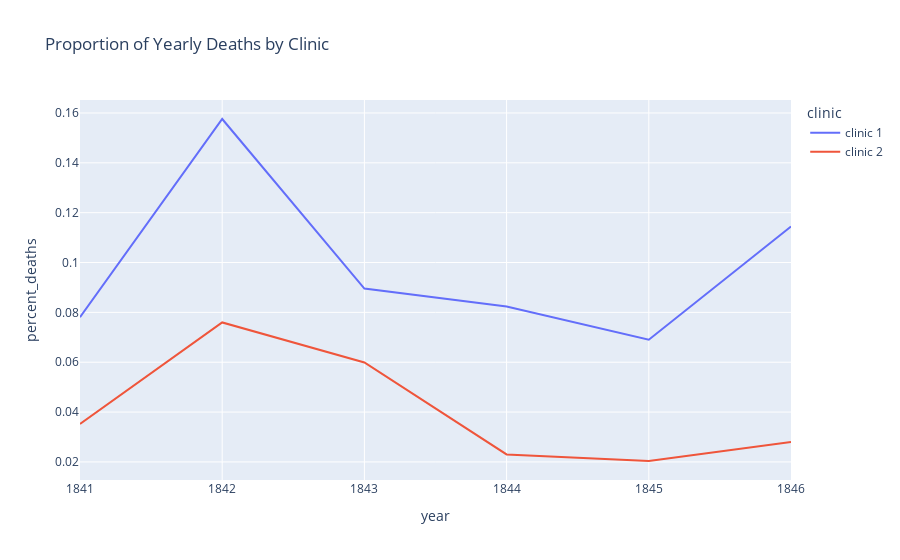

Notebook cell for this chart:
### Code cell
line = px.line(df_yearly, 
               x='year', 
               y='percent_deaths',
               color='clinic',
               title='Proportion of Yearly Deaths by Clinic')
 
line.show()

### Figure 1 — Plotly figure (JSON) as saved in the notebook; plotly's stock layout.template omitted (floating-point values rounded to 4 significant figures)
{"data": [{"hovertemplate": "clinic=clinic 1<br>year=%{x}<br>percent_deaths=%{y}<extra></extra>", "legendgroup": "clinic 1", "line": {"color": "#636efa", "dash": "solid"}, "marker": {"symbol": "circle"}, "mode": "lines", "name": "clinic 1", "orientation": "v", "showlegend": true, "type": "scatter", "x": [1841, 1842, 1843, 1844, 1845, 1846], "xaxis": "x", "y": [0.07806, 0.1576, 0.08954, 0.08236, 0.06901, 0.1145], "yaxis": "y"}, {"hovertemplate": "clinic=clinic 2<br>year=%{x}<br>percent_deaths=%{y}<extra></extra>", "legendgroup": "clinic 2", "line": {"color": "#EF553B", "dash": "solid"}, "marker": {"symbol": "circle"}, "mode": "lines", "name": "clinic 2", "orientation": "v", "showlegend": true, "type": "scatter", "x": [1841, 1842, 1843, 1844, 1845, 1846], "xaxis": "x", "y": [0.03522, 0.07597, 0.05988, 0.023, 0.02036, 0.02797], "yaxis": "y"}], "layout": {"legend": {"title": {"text": "clinic"}, "tracegroupgap": 0}, "title": {"text": "Proportion of Yearly Deaths by Clinic"}, "xaxis": {"anchor": "y", "domain": [0, 1], "title": {"text": "year"}}, "yaxis": {"anchor": "x", "domain": [0, 1], "title": {"text": "percent_deaths"}}}}
